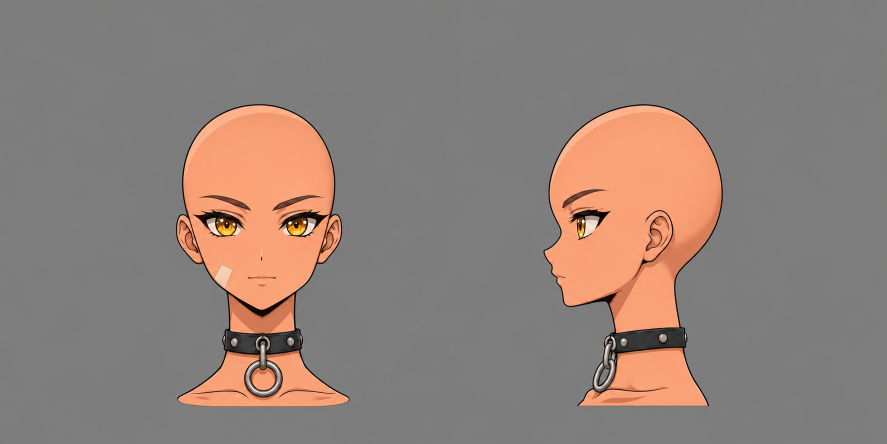
#> input picture art/moxie_c/ref/head_bald_front_side.png, 1774 x 887 px (shown at 1/2 size)
$ python ref_measure.py
#> lines starting #> are read from the running program, lines starting #| are printed output that depends on the picture; after the words box and inside, x2 and y2 are one past the last pixel; in counts of white or black regions, pixels touching at a corner belong together
"""Trace the head model sheet numerically (plain Python + PIL/numpy):

    python -I art/moxie_c/ref_measure.py

Reads ref/head_bald_front_side.png (front view left, left profile right, same scale) and writes
ref/head_profile.json: silhouette curves normalised by head height H (crown -> chin) sampled at
t = 0 (crown) .. 1 (chin), plus the facial landmarks used by mc_facedef / mc_head.
"""
import json
import os
import sys

import numpy as np
from PIL import Image

HERE = os.path.dirname(os.path.abspath(__file__))
SRC = os.path.join(HERE, "ref", "head_bald_front_side.png")


def load():
    im = np.asarray(Image.open(SRC).convert("RGB")).astype(np.int32)
    bg = im[5:40, 5:40].reshape(-1, 3).mean(axis=0)
#> bg = [124.6, 124.1, 123.9]
    fg = np.abs(im - bg).sum(axis=2) > 45
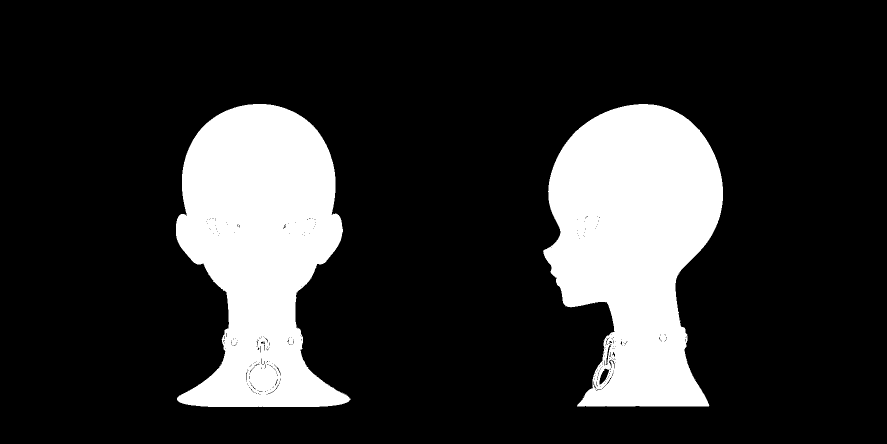
#> fg: shape (887, 1774) bool (shown at 1/2 size); 18.5% white; 2 white regions, box (x1, y1, x2, y2) and area: (1086, 208, 1446, 813) 148988, (352, 208, 701, 814) 142524
    return im, fg


def runs(mask_row):
    xs = np.nonzero(mask_row)[0]
    return (xs.min(), xs.max()) if len(xs) else None


def main():
    im, fg = load()
    Hh, Ww = fg.shape
#> Hh = 887; Ww = 1774
    half = Ww // 2
#> half = 887
    dark = im.sum(axis=2) < 150
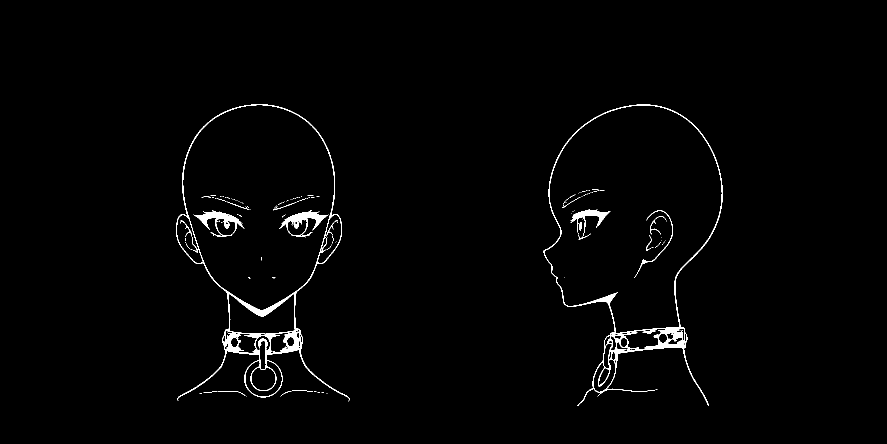
#> dark: shape (887, 1774) bool (shown at 1/2 size); 1.3% white; 139 white regions (117 under 20 px), largest, box (x1, y1, x2, y2) and area: (352, 209, 699, 803) 8103, (1087, 209, 1445, 812) 6539, (559, 420, 657, 475) 1494
    out = {}
    # ---------------- front view
    f = fg[:, :half]
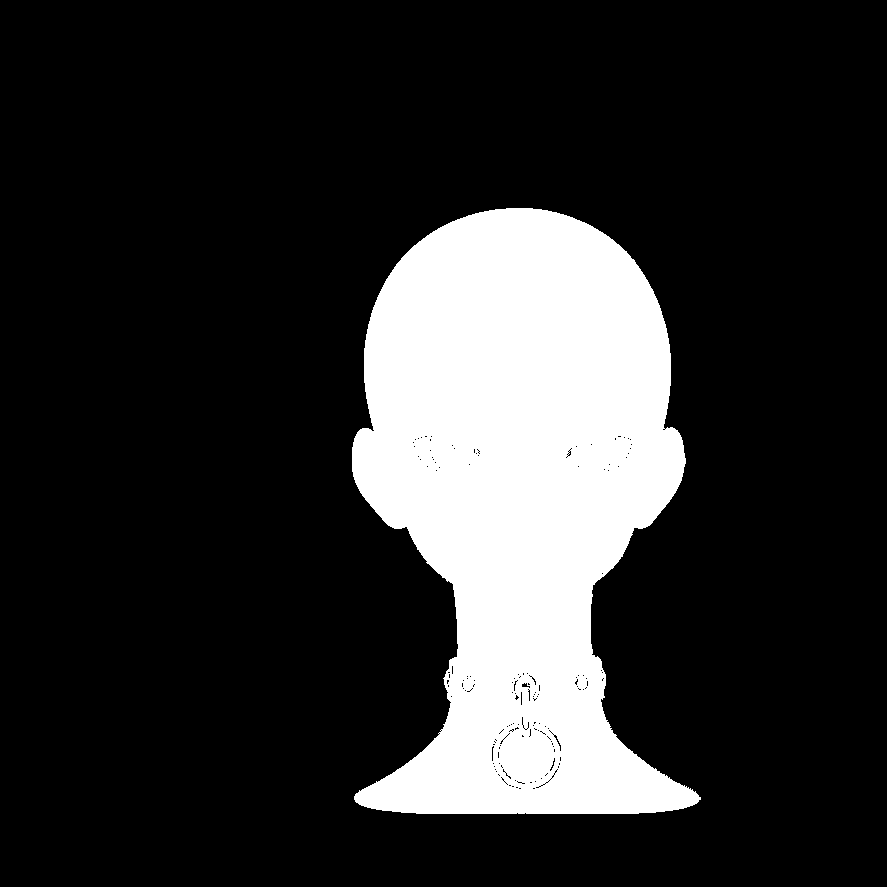
#> f: shape (887, 887) bool; 18.1% white; 1 white region, box (x1, y1, x2, y2) and area: (352, 208, 701, 814) 142524
    rows = np.nonzero(f.any(axis=1))[0]
#> rows = 606 values from 208 to 813
    crown = int(rows.min())
#> crown = 208
    ext = [runs(f[y]) for y in range(Hh)]
#> in runs, `xs = np.nonzero(mask_row)[0]`: xs = empty array
#> ext = 887 items
    cx = np.mean([0.5 * (ext[y][0] + ext[y][1]) for y in range(crown + 20, crown + 120)])
#> cx = 516.4
    # chin: the lowest dark (ink) pixel on the centre line above the choker; choker = wide dark band
    col = dark[:, int(round(cx)) - 2:int(round(cx)) + 3].any(axis=1)
    ys = np.nonzero(col)[0]
#> ys = 64 values from 209 to 793
    chin = int(ys[ys > crown + 380][0])            # first ink row under the mouth = chin line
#> chin = 617
    H = chin - crown
#> H = 409
    wl = np.array([cx - ext[y][0] for y in range(crown, chin + 1)], dtype=float)
#> wl = 410 values, max 164.4 at index 239, min 10.44 at index 0, mean 124.9
    wr = np.array([ext[y][1] - cx for y in range(crown, chin + 1)], dtype=float)
#> wr = 410 values, max 168.6 at index 250, min 15.56 at index 0, mean 128.5
    w = 0.5 * (wl + wr)
#> w = 410 values, max 166.5 at index 250, min 13 at index 0, mean 126.7
    t = np.arange(len(w)) / H
#> t = 410 values from 0 to 1
    out["px"] = {"crown": crown, "chin": chin, "cx": float(cx), "H": int(H)}
    out["front_raw"] = (w / H).round(4).tolist()
    # ---------------- side view (profile faces left)
    s = fg[:, half:]
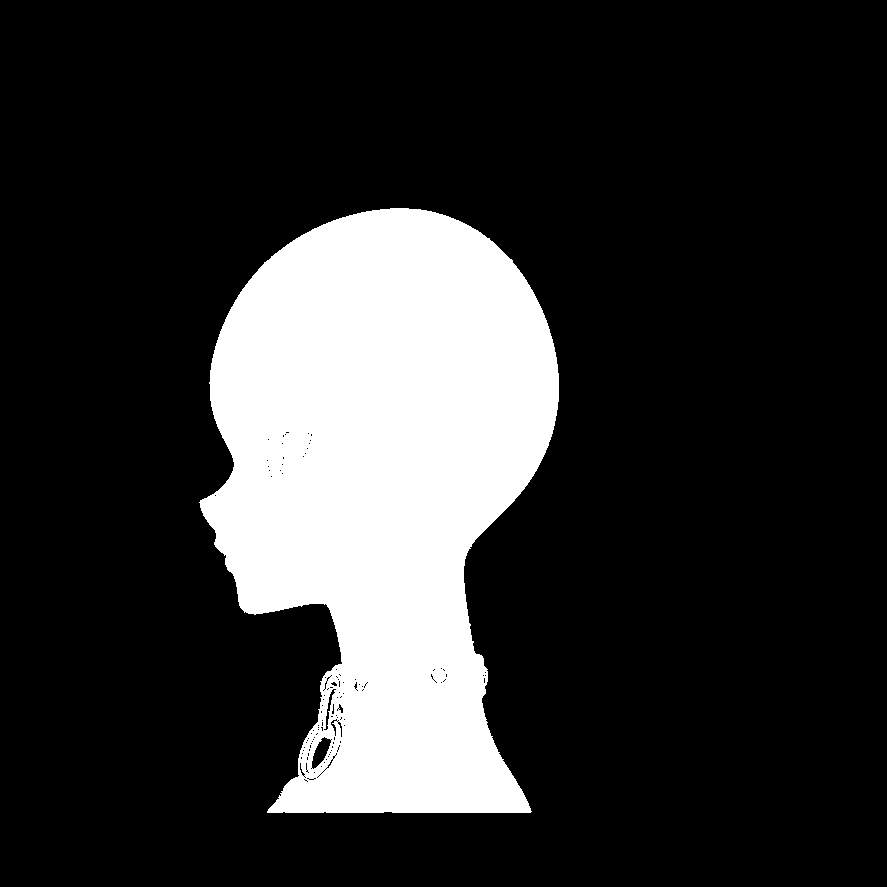
#> s: shape (887, 887) bool; 18.9% white; 1 white region, box (x1, y1, x2, y2) and area: (199, 208, 559, 813) 148988
    rows = np.nonzero(s.any(axis=1))[0]
#> rows = 605 values from 208 to 812
    s_crown = int(rows.min())
#> s_crown = 208
    exts = [runs(s[y]) for y in range(Hh)]
#> exts = 887 items
    front = np.array([exts[y][0] for y in range(s_crown, s_crown + H + 1)], dtype=float)
#> front = 410 values, max 390 at index 0, min 199 at index 294, mean 235.8
    back = np.array([exts[y][1] for y in range(s_crown, s_crown + H + 1)], dtype=float)
#> back = 410 values, max 558 at index 165, min 408 at index 0, mean 515.3
    x_face = front.min()                              # nose tip
#> x_face = 199
    out["px"]["side_crown"] = s_crown
    out["px"]["side_x0"] = float(x_face + half)
    out["side_front_raw"] = ((front - x_face) / H).round(4).tolist()
    out["side_back_raw"] = ((back - x_face) / H).round(4).tolist()
    json.dump(out, open(os.path.join(HERE, "ref", "head_profile_raw.json"), "w"))
    print("front crown", crown, "chin", chin, "cx", round(cx, 1), "H", H, "side crown", s_crown)
#| front crown 208 chin 617 cx 516.4 H 409 side crown 208
    for k in range(0, len(w), max(1, len(w) // 40)):
        print("t=%.3f  w=%.3f  f=%.3f b=%.3f" % (t[k], w[k] / H, (front[k] - x_face) / H, (back[k] - x_face) / H))
#> this loop made 41 passes
#> k on passes 2 to 13: 10, 20, 30, 40, 50, 60, 70, 80, 90, 100, 110, 120
#| t=0.000  w=0.032  f=0.467 b=0.511
#| t=0.024  w=0.139  f=0.342 b=0.621
#| t=0.049  w=0.192  f=0.281 b=0.670
#| t=0.073  w=0.229  f=0.237 b=0.709
#| t=0.098  w=0.258  f=0.203 b=0.733
#| t=0.122  w=0.281  f=0.174 b=0.758
#| t=0.147  w=0.300  f=0.147 b=0.778
#| t=0.171  w=0.315  f=0.127 b=0.795
#> (further printed lines are left out)
    # debug crops
    Image.open(SRC).crop((0, crown - 20, half, chin + 60)).save(os.path.join(HERE, "ref", "_dbg_front.png"))
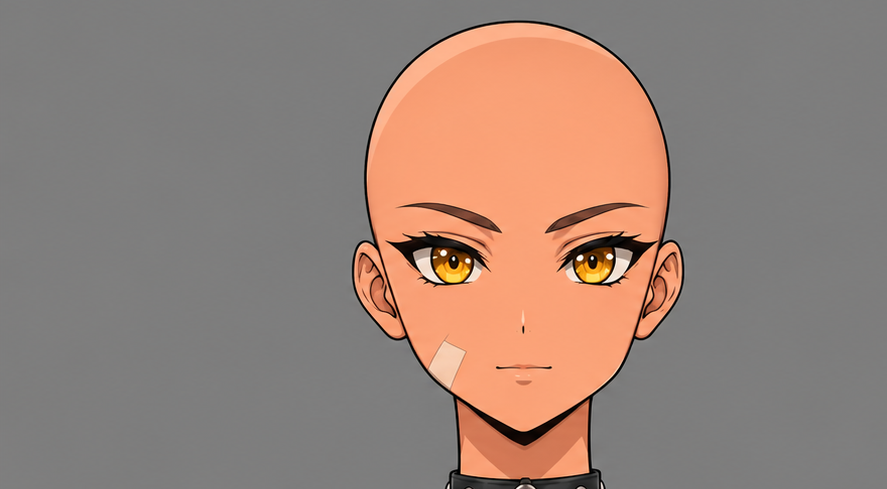
#> saved as _dbg_front.png: PIL image 887x489 RGB; mean R, G, B 150.4, 129.9, 120.1
    Image.open(SRC).crop((half, s_crown - 20, Ww, s_crown + H + 60)).save(os.path.join(HERE, "ref", "_dbg_side.png"))
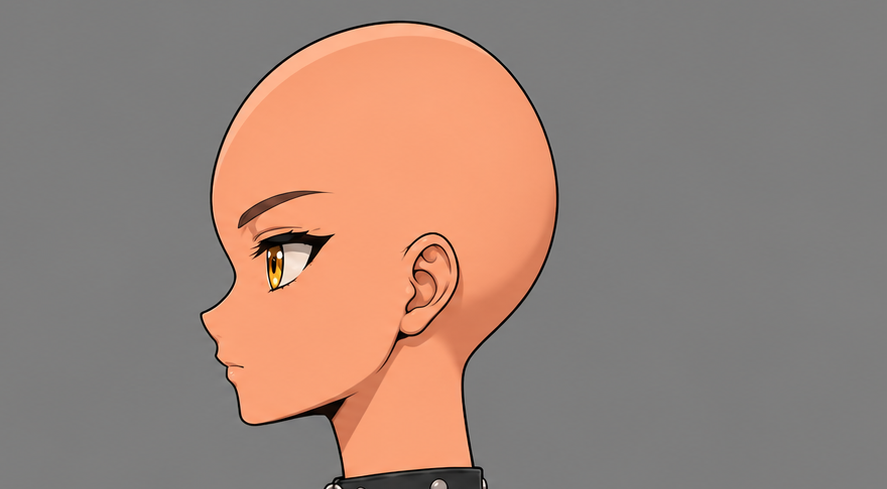
#> saved as _dbg_side.png: PIL image 887x489 RGB; mean R, G, B 155, 131.7, 120.8


main()
